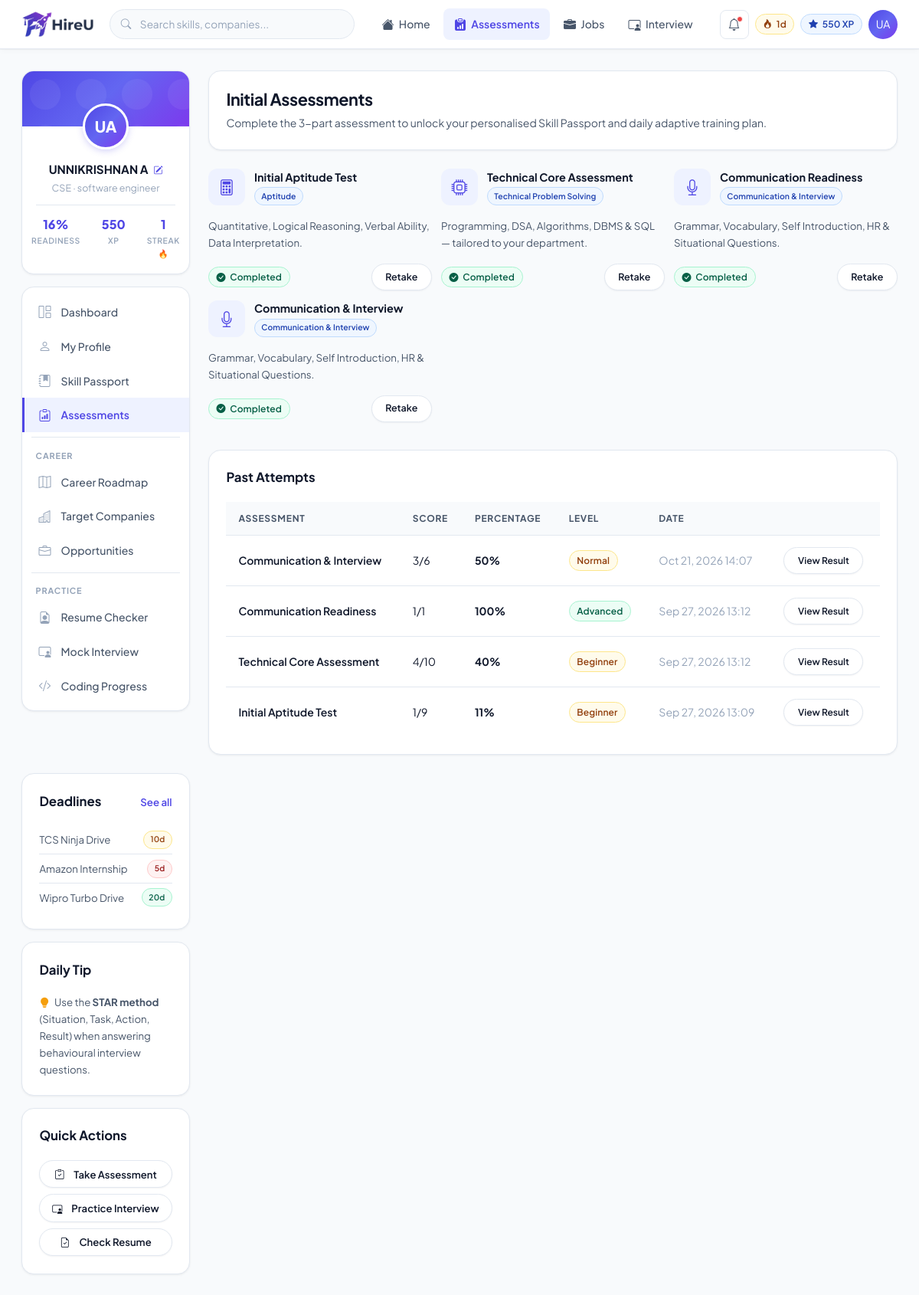
Screenshot of /assessment/ (signed in) with the database file from the repository.
### accounts/models.py (models this page shows, shortened)
class User(AbstractUser):
    ROLE_CHOICES = (
        ('STUDENT', 'Student'),
        ('OFFICER', 'Placement Officer'),
        ('COMPANY', 'Company/Recruiter'),
        ('ADMIN', 'Admin'),
    )
    role = models.CharField(max_length=10, choices=ROLE_CHOICES, default='STUDENT')
    phone = models.CharField(max_length=15, blank=True, null=True)

class StudentProfile(models.Model):
    user = models.OneToOneField(User, on_delete=models.CASCADE, related_name='student_profile')
    department = models.ForeignKey(Department, on_delete=models.SET_NULL, null=True, blank=True)
    year = models.IntegerField(blank=True, null=True)
    cgpa = models.DecimalField(max_digits=4, decimal_places=2, blank=True, null=True)
    backlogs = models.IntegerField(default=0)
    career_goal = models.CharField(max_length=255, blank=True, null=True)
    career_track = models.ForeignKey(CareerTrack, on_delete=models.SET_NULL, null=True, blank=True)
    target_companies = models.ManyToManyField(Company, blank=True)
    overall_readiness = models.IntegerField(default=0)
    onboarding_completed = models.BooleanField(default=False)

class Department(models.Model):
    name = models.CharField(max_length=100)
    code = models.CharField(max_length=10, unique=True)

### gamification/models.py (models this page shows, shortened)
class Gamification(models.Model):
    student = models.OneToOneField(StudentProfile, on_delete=models.CASCADE, related_name='gamification')
    xp = models.IntegerField(default=0)
    streak = models.IntegerField(default=0)
    last_active_date = models.DateField(null=True, blank=True)

### assessment/models.py (models this page shows, shortened)
class Assessment(models.Model):
    ASSESSMENT_TYPES = (
        ('APTITUDE', 'Aptitude'),
        ('TECHNICAL', 'Technical Problem Solving'),
        ('COMMUNICATION', 'Communication & Interview'),
    )
    title = models.CharField(max_length=255)
    type = models.CharField(max_length=20, choices=ASSESSMENT_TYPES)
    description = models.TextField(blank=True, null=True)
    is_active = models.BooleanField(default=True)

class AssessmentAttempt(models.Model):
    user = models.ForeignKey(User, on_delete=models.CASCADE, related_name='assessment_attempts')
    assessment = models.ForeignKey(Assessment, on_delete=models.CASCADE)
    started_at = models.DateTimeField(auto_now_add=True)
    completed_at = models.DateTimeField(null=True, blank=True)
    score = models.IntegerField(default=0)
    max_score = models.IntegerField(default=0)

### assessment/views.py (the view)
# urls.py: path('', views.assessment_list, name='assessments'),
@login_required
def assessment_list(request):
    assessments = Assessment.objects.filter(is_active=True)
    attempts = AssessmentAttempt.objects.filter(user=request.user).order_by('-completed_at', '-id')
    completed_ids = set(attempts.values_list('assessment_id', flat=True))
    attempt_list = []
    for att in attempts:
        pct = int(round((att.score / att.max_score) * 100)) if att.max_score > 0 else 0
        if pct >= 75:
            lvl = 'Advanced'
            lvl_class = 'pill-green'
        elif pct >= 45:
            lvl = 'Normal'
            lvl_class = 'pill-yellow'
        else:
            lvl = 'Beginner'
            lvl_class = 'pill-orange'
        attempt_list.append({
            'attempt': att,
            'percentage': pct,
            'level': lvl,
            'level_class': lvl_class,
        })
    context = {
        'assessments': assessments,
        'completed_ids': completed_ids,
        'attempts': attempt_list,
    }
    return render(request, 'assessment/list.html', context)

### templates/assessment/list.html (shortened to what this page needs)
{% extends 'dashboard_base.html' %}
{% block sn_assess %}active{% endblock %}
{% block nav_assess %}active{% endblock %}
{% block dash_content %}
<div class="section-card mb-1">
  <h3 style="margin-bottom:.3rem;">Initial Assessments</h3>
  <p style="color:var(--text-secondary);font-size:.875rem;margin:0;">
    Complete the 3-part assessment to unlock your personalised Skill Passport and daily adaptive training plan.
  </p>
</div>
<div style="display:grid;grid-template-columns:repeat(auto-fill,minmax(280px,1fr));gap:.75rem;">
  {% for assessment in assessments %}
  <div class="opp-card">
    <div style="display:flex;align-items:center;gap:.75rem;margin-bottom:1rem;">
      <div style="width:48px;height:48px;border-radius:var(--r-md);background:var(--primary-light);color:var(--primary);display:flex;align-items:center;justify-content:center;font-size:1.3rem;flex-shrink:0;">
        <i class="bi bi-{% if assessment.type == 'APTITUDE' %}calculator{% elif assessment.type == 'TECHNICAL' %}cpu{% else %}mic{% endif %}"></i>
      </div>
      <div>
        <div style="font-weight:700;font-size:.9rem;">{{ assessment.title }}</div>
        <span class="pill pill-blue" style="font-size:.65rem;">{{ assessment.get_type_display }}</span>
      </div>
    </div>
    <p style="font-size:.83rem;color:var(--text-secondary);margin-bottom:1rem;">
      {% if assessment.type == 'APTITUDE' %}
        Quantitative, Logical Reasoning, Verbal Ability, Data Interpretation.
      {% elif assessment.type == 'TECHNICAL' %}
        Programming, DSA, Algorithms, DBMS & SQL — tailored to your department.
      {% else %}
        Grammar, Vocabulary, Self Introduction, HR & Situational Questions.
      {% endif %}
    </p>
    {% if assessment.id in completed_ids %}
      <div style="display:flex;align-items:center;justify-content:space-between;">
        <span class="pill pill-green"><i class="bi bi-check-circle-fill"></i>Completed</span>
        <a href="{% url 'take_assessment' assessment.id %}" class="btn-outline-pro btn-sm" style="font-size:.78rem;">Retake</a>
      </div>
    {% else %}
      <a href="{% url 'take_assessment' assessment.id %}" class="btn-primary-pro w-100" style="justify-content:center;">Start Assessment</a>
    {% endif %}
  </div>
  {% empty %}
    <div class="empty-pro"><i class="bi bi-clipboard-x"></i><p>No assessments available.</p></div>
  {% endfor %}
</div>
{% if attempts %}
<div class="section-card mt-3">
  <div class="section-header">
    <span class="section-title">Past Attempts</span>
  </div>
  <table class="table-pro">
    <thead>
      <tr><th>Assessment</th><th>Score</th><th>Percentage</th><th>Level</th><th>Date</th><th></th></tr>
    </thead>
    <tbody>
      {% for item in attempts %}
      <tr>
        <td style="font-weight:600;">{{ item.attempt.assessment.title }}</td>
        <td>{{ item.attempt.score }}/{{ item.attempt.max_score }}</td>
        <td><strong>{{ item.percentage }}%</strong></td>
        <td><span class="pill {{ item.level_class }}">{{ item.level }}</span></td>
        <td style="color:var(--text-muted);">{{ item.attempt.completed_at|date:"M d, Y H:i" }}</td>
        <td><a href="{% url 'assessment_result' item.attempt.id %}" class="btn-outline-pro btn-sm" style="font-size:.75rem;">View Result</a></td>
      </tr>
      {% endfor %}
    </tbody>
  </table>
</div>
{% endif %}
{% endblock %}

### templates/dashboard_base.html (shortened to what this page needs)
{% load static %}
<!DOCTYPE html>
<html lang="en">
<head>
  <link href="https://cdn.jsdelivr.net/npm/bootstrap@5.3.2/dist/css/bootstrap.min.css" rel="stylesheet">
  <link href="https://cdn.jsdelivr.net/npm/bootstrap-icons@1.11.2/font/bootstrap-icons.css" rel="stylesheet">
  <link href="{% static 'css/style.css' %}?v=clean_ui_v8" rel="stylesheet">
</head>
<body>
  <nav class="topnav" id="topnav">
    <a href="/" class="topnav-brand">
      <img src="{% static 'images/logo_new.png' %}" alt="HireU"
        style="height:36px;width:auto;object-fit:contain;display:block;">
    </a>
    <div class="topnav-search">
      <input type="text" placeholder="Search skills, companies..." id="globalSearch" autocomplete="off">
    </div>
    <div class="topnav-links">
      <a href="{% url 'dashboard' %}" class="topnav-link {% block nav_home %}{% endblock %}"><i
          class="bi bi-house-fill"></i>Home</a>
      <a href="{% url 'assessments' %}" class="topnav-link {% block nav_assess %}{% endblock %}"><i
          class="bi bi-clipboard-data-fill"></i>Assessments</a>
      <a href="{% url 'opportunity_hub' %}" class="topnav-link {% block nav_opps %}{% endblock %}"><i
          class="bi bi-briefcase-fill"></i>Jobs</a>
      <a href="{% url 'mock_interview' %}" class="topnav-link {% block nav_iv %}{% endblock %}"><i
          class="bi bi-person-video3"></i>Interview</a>
    </div>
    <div style="display:flex;align-items:center;gap:.5rem;margin-left:auto;">
      <div class="dropdown">
        <button class="notif-btn" data-bs-toggle="dropdown" aria-label="Notifications">
          <i class="bi bi-bell"></i>
          <span class="notif-dot" id="notifDot" style="display:none;"></span>
        </button>
      </div>
      <span class="pill pill-yellow d-none d-sm-inline-flex"><i class="bi bi-fire pulse-fire"></i>{{ request.user.student_profile.gamification.streak|default:"0" }}d</span>
      <span class="pill pill-blue d-none d-sm-inline-flex"><i class="bi bi-star-fill"></i>{{ request.user.student_profile.gamification.xp|default:"0" }} XP</span>
      <div class="dropdown">
        <div class="topnav-avatar" data-bs-toggle="dropdown" style="cursor:pointer;"
          title="{{ request.user.get_full_name }}">
          {{ request.user.first_name|slice:":1" }}{{ request.user.last_name|slice:":1" }}
        </div>
      </div>
    </div>
  </nav>
  <div class="dash-layout {% block dash_layout_class %}{% endblock %}">
    <aside class="dash-left">
      <div class="profile-card">
        <div class="profile-card-cover"></div>
        <div class="profile-card-avatar">
          {{ request.user.first_name|slice:":1" }}{{ request.user.last_name|slice:":1" }}
        </div>
        <div class="profile-card-body">
          <a href="{% url 'profile' %}" style="text-decoration:none;color:inherit;">
            <div class="profile-card-name">{{ request.user.get_full_name|default:request.user.username }} <i
                class="bi bi-pencil-square ms-1" style="font-size:.75rem;color:var(--primary);"></i></div>
          </a>
          <div class="profile-card-meta">
            {{ request.user.student_profile.department.code|default:"Student" }} ·
            {{ request.user.student_profile.career_goal|default:"Career goal not set"|truncatechars:22 }}
          </div>
          <div class="profile-card-stat">
            <div class="profile-stat-item">
              <div class="profile-stat-num">{{ request.user.student_profile.overall_readiness }}%</div>
              <div class="profile-stat-lbl">Readiness</div>
            </div>
            <div class="profile-stat-item">
              <div class="profile-stat-num">{{ request.user.student_profile.gamification.xp|default:"0" }}</div>
              <div class="profile-stat-lbl">XP</div>
            </div>
            <div class="profile-stat-item">
              <div class="profile-stat-num">{{ request.user.student_profile.gamification.streak|default:"0" }}</div>
              <div class="profile-stat-lbl">Streak <span class="pulse-fire">🔥</span></div>
            </div>
          </div>
        </div>
      </div>
      <nav class="sidenav">
        <a href="{% url 'dashboard' %}" class="sidenav-item {% block sn_dash %}{% endblock %}"><i
            class="bi bi-grid-1x2"></i>Dashboard</a>
        <a href="{% url 'profile' %}" class="sidenav-item {% block sn_profile %}{% endblock %}"><i
            class="bi bi-person"></i>My Profile</a>
        <a href="{% url 'skill_passport' %}" class="sidenav-item {% block sn_passport %}{% endblock %}"><i
            class="bi bi-journal-bookmark-fill"></i>Skill Passport</a>
        <a href="{% url 'assessments' %}" class="sidenav-item {% block sn_assess %}{% endblock %}"><i
            class="bi bi-clipboard-data"></i>Assessments</a>
        <div class="sidenav-divider"></div>
        <div class="sidenav-label">Career</div>
        <a href="{% url 'career_roadmap' %}" class="sidenav-item {% block sn_roadmap %}{% endblock %}"><i
            class="bi bi-map"></i>Career Roadmap</a>
        <a href="{% url 'edit_profile' %}" class="sidenav-item {% block sn_companies %}{% endblock %}"><i
            class="bi bi-buildings"></i>Target Companies</a>
        <a href="{% url 'opportunity_hub' %}" class="sidenav-item {% block sn_opps %}{% endblock %}"><i
            class="bi bi-briefcase"></i>Opportunities</a>
        <div class="sidenav-divider"></div>
        <div class="sidenav-label">Practice</div>
        <a href="{% url 'upload_resume' %}" class="sidenav-item {% block sn_resume %}{% endblock %}"><i
            class="bi bi-file-earmark-person"></i>Resume Checker</a>
        <a href="{% url 'mock_interview' %}" class="sidenav-item {% block sn_iv %}{% endblock %}"><i
            class="bi bi-person-video3"></i>Mock Interview</a>
        <a href="{% url 'coding_progress' %}" class="sidenav-item {% block sn_code %}{% endblock %}"><i
            class="bi bi-code-slash"></i>Coding Progress</a>
      </nav>
    </aside>
    <main class="dash-main">
      {% block dash_content %}{% endblock %}
    </main>
    <aside class="dash-right">
      {% block right_sidebar %}
      <div class="section-card">
        <div class="section-header">
          <span class="section-title">Deadlines</span>
          <a href="{% url 'opportunity_hub' %}" class="section-action">See all</a>
        </div>
        <div style="font-size:.83rem;color:var(--text-secondary);line-height:1.6;">
          <div
            style="padding:.4rem 0;border-bottom:1px solid var(--border);display:flex;justify-content:space-between;align-items:center;">
            <span>TCS Ninja Drive</span>
            <span class="pill pill-orange" style="font-size:.65rem;">10d</span>
          </div>
          <div
            style="padding:.4rem 0;border-bottom:1px solid var(--border);display:flex;justify-content:space-between;align-items:center;">
            <span>Amazon Internship</span>
            <span class="pill pill-red" style="font-size:.65rem;">5d</span>
          </div>
          <div style="padding:.4rem 0;display:flex;justify-content:space-between;align-items:center;">
            <span>Wipro Turbo Drive</span>
            <span class="pill pill-green" style="font-size:.65rem;">20d</span>
          </div>
        </div>
      </div>
      <div class="section-card">
        <div class="section-header"><span class="section-title">Daily Tip</span></div>
        <p style="font-size:.83rem;color:var(--text-secondary);line-height:1.65;margin:0;">
          <i class="bi bi-lightbulb-fill text-warning me-1"></i>
          Use the <strong>STAR method</strong> (Situation, Task, Action, Result) when answering behavioural interview
          questions.
        </p>
      </div>
      <div class="section-card">
        <div class="section-header"><span class="section-title">Quick Actions</span></div>
        <div style="display:flex;flex-direction:column;gap:.5rem;">
          <a href="{% url 'assessments' %}" class="btn-outline-pro btn-sm w-100" style="justify-content:center;"><i
              class="bi bi-clipboard-check me-1"></i>Take Assessment</a>
          <a href="{% url 'mock_interview' %}" class="btn-outline-pro btn-sm w-100" style="justify-content:center;"><i
              class="bi bi-person-video3 me-1"></i>Practice Interview</a>
          <a href="{% url 'upload_resume' %}" class="btn-outline-pro btn-sm w-100" style="justify-content:center;"><i
              class="bi bi-file-earmark-check me-1"></i>Check Resume</a>
        </div>
      </div>
      {% endblock %}
    </aside>
  </div>
</body>
</html>

### rows the page displays
User: user.student_profile.gamification.streak "1", user.student_profile.gamification.xp "550", user.first_name "U", user.last_name "A", user.get_full_name "UNNIKRISHNAN A", user.student_profile.department.code "CSE", user.student_profile.career_goal "software engineer", user.student_profile.overall_readiness "16"
Assessment: title "Initial Aptitude Test", type "Aptitude", shows "Quantitative, Logical Reasoning, Verbal Ability, Data Interpretation.", shows "Completed"
Assessment: title "Technical Core Assessment", type "Technical Problem Solving", shows "Programming, DSA, Algorithms, DBMS & SQL — tailored to your department.", shows "Completed"
Assessment: title "Communication Readiness", type "Communication & Interview", shows "Grammar, Vocabulary, Self Introduction, HR & Situational Questions.", shows "Completed"
Assessment: title "Communication & Interview", type "Communication & Interview", shows "Grammar, Vocabulary, Self Introduction, HR & Situational Questions.", shows "Completed"
AssessmentAttempt: attempt.assessment "Communication & Interview", attempt.score "3", attempt.max_score "6", percentage "50", level "Normal", attempt.completed_at "Oct 21, 2026 14:07"
AssessmentAttempt: attempt.assessment "Communication Readiness", attempt.score "1", attempt.max_score "1", percentage "100", level "Advanced", attempt.completed_at "Sep 27, 2026 13:12"
AssessmentAttempt: attempt.assessment "Technical Core Assessment", attempt.score "4", attempt.max_score "10", percentage "40", level "Beginner", attempt.completed_at "Sep 27, 2026 13:12"
AssessmentAttempt: attempt.assessment "Initial Aptitude Test", attempt.score "1", attempt.max_score "9", percentage "11", level "Beginner", attempt.completed_at "Sep 27, 2026 13:09"
